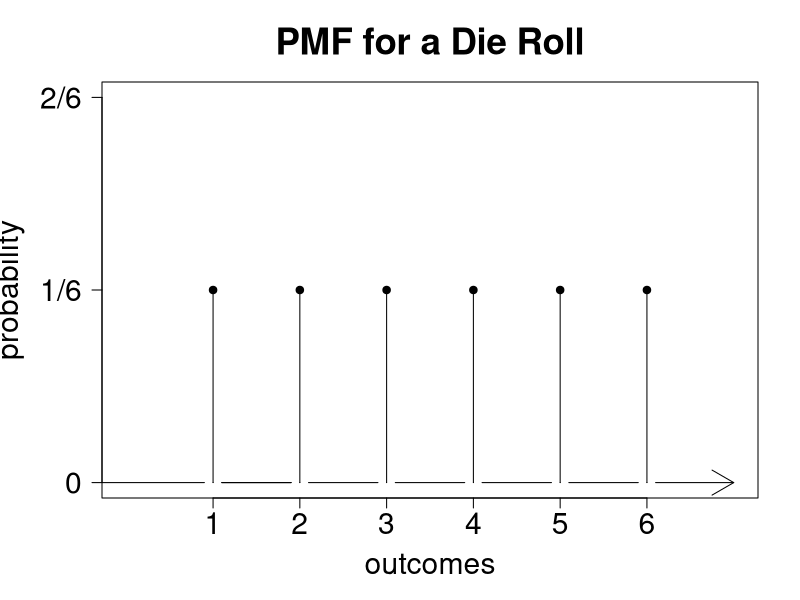
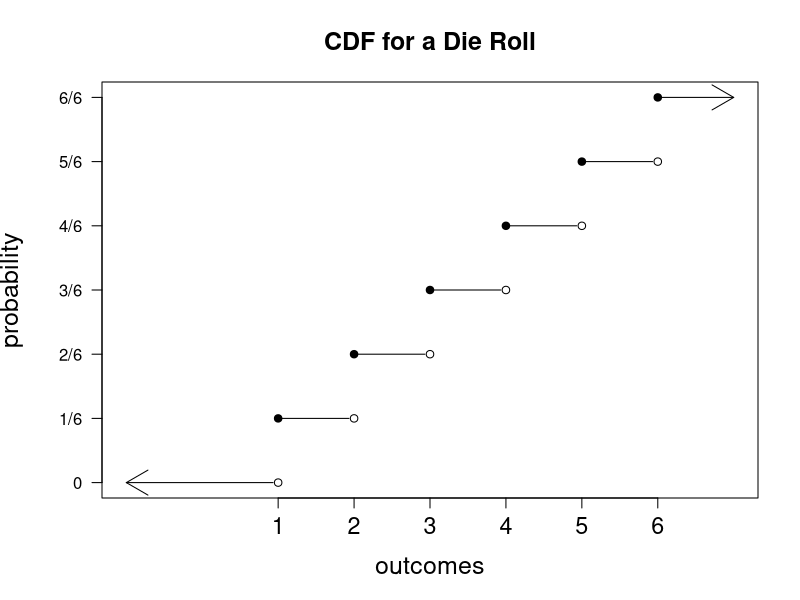
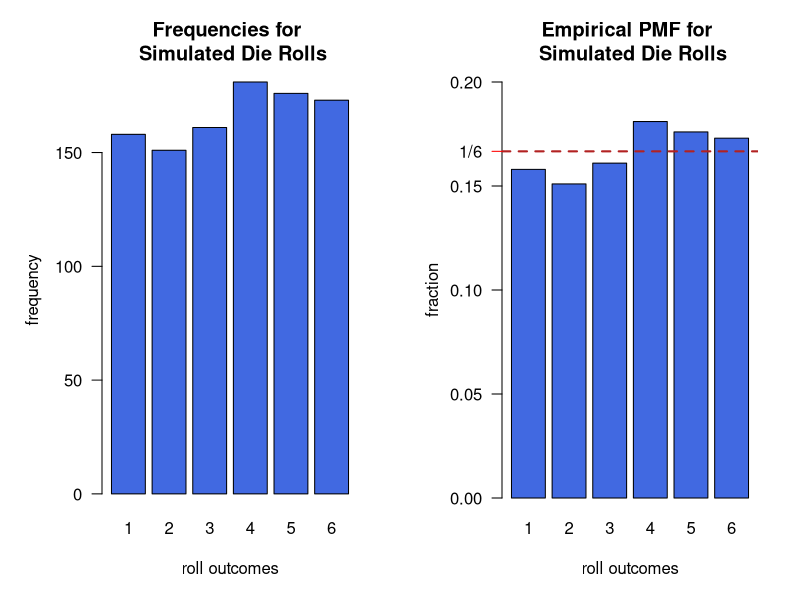
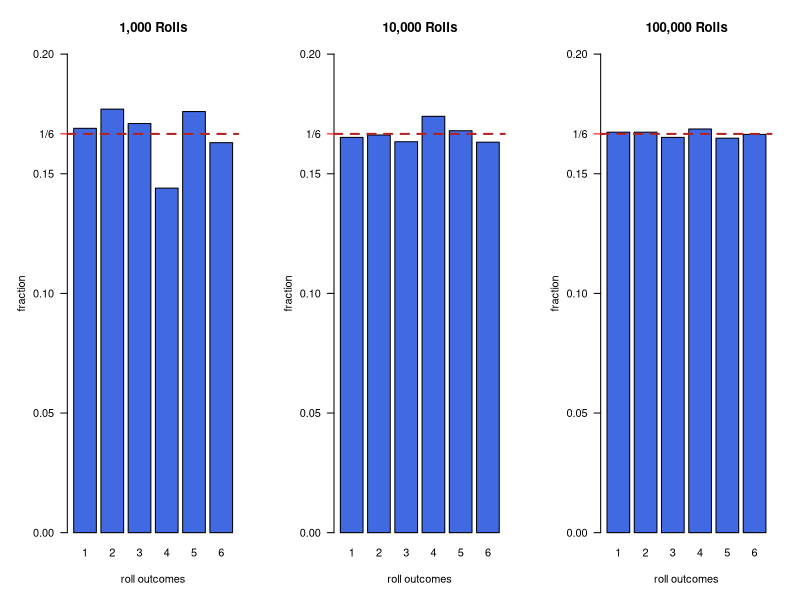

The R script that drew these images, in order:
#############################################
##                                         ##
##   SDGB-7844 - Lecture 8 Code            ##
##   Discrete Probability Distributions    ##
##   Functions                             ##
##   Prof. Matthew Murphy                  ##
##                                         ## 
############################################


#############################################
#  plotting the probability mass function   #
#############################################

# die roll pmf

# plotting the dots
#pdf("diepmf.pdf", height=7, width=11)
par(mar=c(5, 5, 4, 2)+0.1)  # adding a wider margin to the left side so
# that the label "probability" is not cut off
plot(x=sort(rep(1:6, times=2)), 
     y=rep(c(0, 1/6), times=6), 
     pch=rep(c(1, 19), times=6), ylim=c(0, 2/6), type = 'h',
     xlab="outcomes", 
     yaxt="n", xaxt="n",
     ylab="", xlim=c(0, 7),
     main="PMF for a Die Roll", cex=3, cex.main=2.2, cex.lab=1.8)
# add points
points(c(rep(1/6, times = 6)), pch=19)

# add segments
segments(x0=(1:5)+1/10, y0=rep(0, times=6), x1=(2:6)-1/10)  	
# add arrows
arrows(x0=1-1/10, y0=0, x1=-1)
arrows(x0=6+1/10, y0=0, x1=7)
# y-axis     
axis(side=2, at=c(0, 1/6, 2/6), labels=c("0", "1/6", "2/6"), 
     las=TRUE, cex.axis=1.8)
# x-axis
axis(side=1, at=1:6, labels=1:6, cex.axis=1.8)
# y-axis label
mtext("probability", side=2, line=4, cex=1.8)

#dev.off()
# alternatively, can make a step function with plot.stepfun()


####################################################
# 3. plotting the cumulative distribution function #
####################################################

# die roll cdf

# plotting open and closed dots
#pdf("diecdf.pdf", height=7, width=11)
par(mar=c(5, 5, 4, 2)+0.1)  # adding a wider margin to the left side so
# that the label "probability" is not cut off
plot(x=sort(rep(1:6, times=2)), y=c(0, sort(rep(1:5, times=2))/6, 1), 
     pch=rep(c(1, 19), times=6), cex=1, xlim=c(-1, 7), cex.main=1.5, cex.lab=1.5, 
     main="CDF for a Die Roll", xlab="outcomes", ylab="", yaxt="n", xaxt="n")
segments(x0=1:5, y0=(1:5)/6, x1=(2:6)-1/15)
arrows(x0=1-1/15, y0=0, x1=-1)
arrows(x0=6, y0=1, x1=7)
# adding our own axes
axis(side=2, at=(0:6)/6, labels=c("0", "1/6", "2/6", "3/6", "4/6", "5/6", "6/6"), las=TRUE, cex.axis=1)
axis(side=1, at=1:6, labels=1:6, cex.axis=1.4)
# y-axis label
mtext("probability", side=2, line=4, cex=1.5)
#dev.off()

# alternatively, can make a step function with plot.stepfun()

#############################################################
# 4. expectation and variance of a die roll random variable #
#############################################################

# expected value
sum((1:6)/6)

# variance
sum((1:6)^2/6) - (sum((1:6)/6))^2

# standard deviation
sqrt(sum((1:6)^2/6) - (sum((1:6)/6))^2)

#################
# 5. Simulation #
#################


# simulate 1,000 rolls of a die
x <- sample(1:6, size=1000, replace=TRUE)

#pdf("diesim.pdf", height=5, width=10)
par(mfrow=c(1,2))
barplot(table(x), las=TRUE, xlab="roll outcomes", ylab="frequency", 
        main="Frequencies for \n Simulated Die Rolls", col="royalblue")

barplot(table(x)/1000, las=TRUE, xlab="roll outcomes", ylab="fraction", 
        main="Empirical PMF for \n Simulated Die Rolls", ylim=c(0, 0.2), col="royalblue")
abline(h=1/6, col="firebrick", lty=2, lwd=2)
axis(side=2, at=1/6, label="1/6", col="red", las=TRUE)
#dev.off()

###################
# 6. increasing n #
###################

#pdf("dien.pdf", width=10, height=5)
par(mfrow=c(1,3))

# n=1,000
x <- sample(1:6, size=1000, replace=TRUE)
barplot(table(x)/1000, las=TRUE, xlab="roll outcomes", 
        ylab="fraction", main="1,000 Rolls", ylim=c(0, 0.2), col = "royalblue")
abline(h=1/6, col="firebrick", lty=2, lwd=2)
axis(side=2, at=1/6, label="1/6", col="red", las=TRUE)

# n=10,000
y <- sample(1:6, size=10000, replace=TRUE)
barplot(table(y)/10000, las=TRUE, xlab="roll outcomes", 
        ylab="fraction",  main="10,000 Rolls", ylim=c(0, 0.2), col = "royalblue")
abline(h=1/6, col="firebrick", lty=2, lwd=2)
axis(side=2, at=1/6, label="1/6", col="red", las=TRUE)

# n=100,000
z <- sample(1:6, size=100000, replace=TRUE)
barplot(table(z)/100000, las=TRUE, xlab="roll outcomes", 
        ylab="fraction", main="100,000 Rolls", ylim=c(0, 0.2), col="royalblue")
abline(h=1/6, col="firebrick", lty=2, lwd=2)
axis(side=2, at=1/6, label="1/6", col="red", las=TRUE)

rm(x,y,z)
#dev.off()


####################
# lists            #
####################

### list (general form of data.frame--components 
###        can be of varying object and/or data type)
w <- list("d"=c(1,2), "e"=data.frame("a"=c("hi","hi","bye"), "b"=c(1, 6, 3)))
w       # print all of list w
w$d     # extract vector "d"
w[[1]]  # extract vector "d" (first list component)
rm(w)

###########################
#  writing the function   #
###########################

die_roll <- function(sides=6, n_sims=1000){
  # sides: specify n-sided die (default is 6)
  # n_sims: number of rolls (default is 100)
  # simulate die rolls
  x <- sample(1:sides, size=n_sims, replace=TRUE)
  # compute fractions, format result
  result <- data.frame("side"=1:sides,
                       "fraction"=as.vector(table(x)/n_sims))
  # return two objects: a data frame called result and
  # the number of simulation runs in list form
  return(list("result"=result, "n_sims"=n_sims))
} # end function



###########################
#   calling the function  #
###########################

die_roll() # run function with default settings
# for both arguments

die_roll(sides=7) # run function with default settings
# for "n.sim" argument only

die_roll(10, 100) # argument values listed in order so argument 
# names are not required


# save results to R object           
test <- die_roll(n_sim=100, sides=10) 
test          # print elements of test (note: test is a list)
test$result   # extract result element of list
test$n.sim    # extract n.sim element of list

ls() # list global objects
# note sides, n_sim, x, and result which were defined in die_roll()
# are not listed because they are local, not global, variables

###########################
#  mean example           #
###########################

mean_func <- function(x){
  #sample mean function
  
  #important when writing functions to ensure
  #that it will run properly if given an incorrect
  #data type.  Here we're throwing a warning.
  
  if(is.numeric(x) & is.vector(x)){
    
    #calculate mean
    mean_x <- sum(x)/length(x)
    
    #return single value
    return(mean_x)
    
  } else {
    
    #warning statement  
    print("WARNING: Data is not numeric.  This function can only accept numeric vectors.")
    
  }
  
}

# let's see how our function handles non numeric data:
x <- c("a", "b", "c")

# run function
mean_func(x)


# now let's try numeric values
x <- rnorm(30)

mean_func(x)

#assign data to variable
x_mean <- mean_func(x)

#EXERCISES

#1

two_means <- function(x){
  if(is.numeric(x) & is.vector(x)){
    
  }
  
  return(list("geom_mean" = geom_mean, "arith_mean" = arith_mean))
}